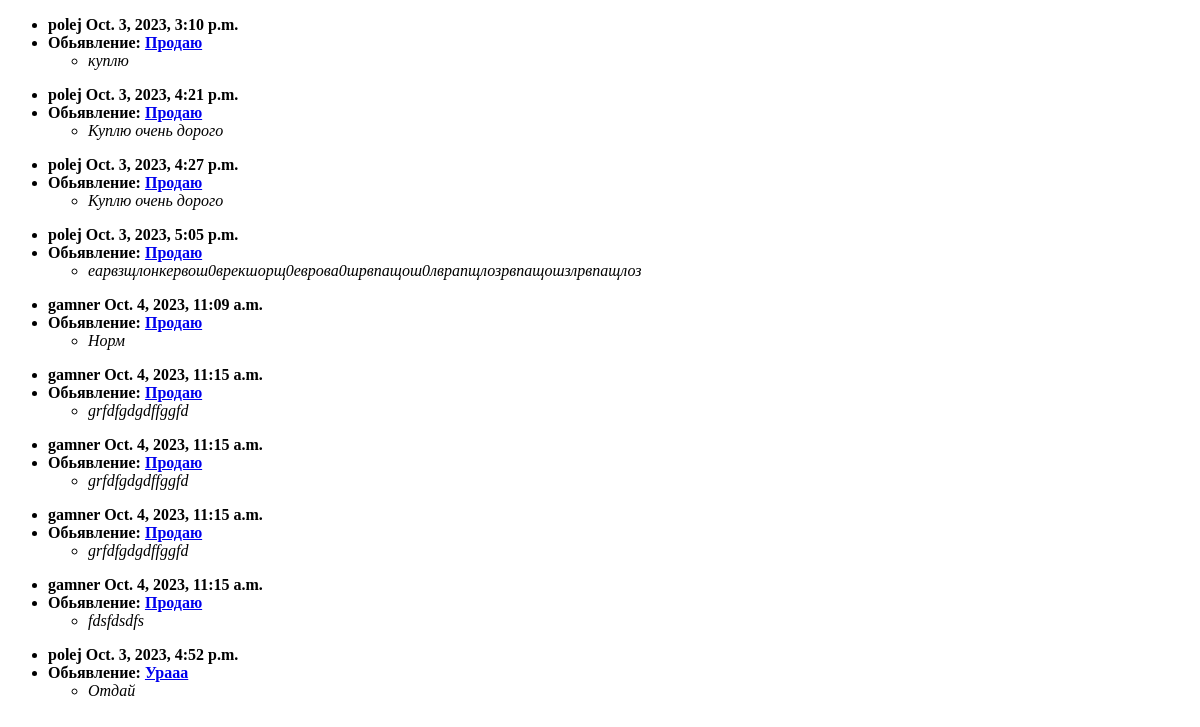
Before: /posts/replies/ (signed in) with the older database file.
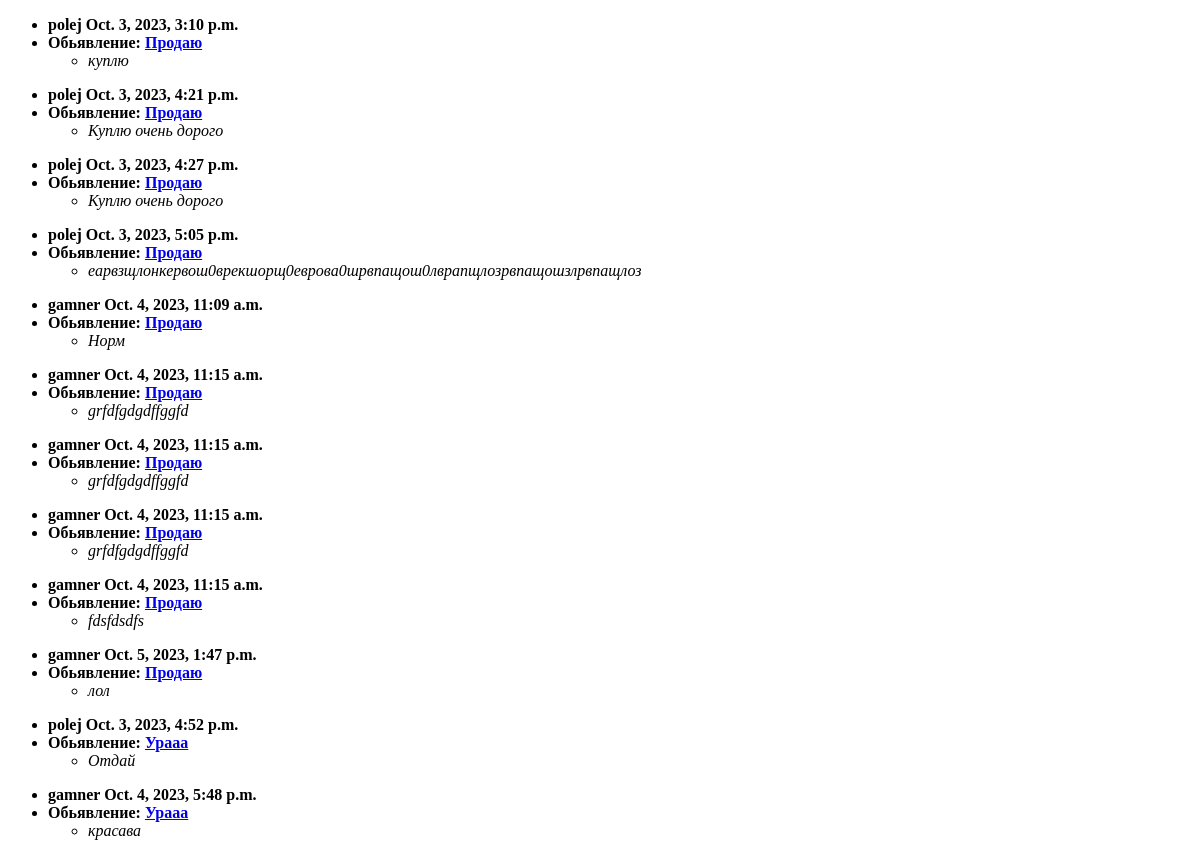
After: the same page with the newer database file.
### board/models.py (models this page shows, shortened)
class Reply(models.Model):
    post = models.ForeignKey(Post, on_delete=models.CASCADE, related_name='replies')
    author = models.ForeignKey(User, on_delete=models.CASCADE)
    content = models.TextField()
    date_posted = models.DateTimeField(default=timezone.now)
    is_allowed = models.BooleanField(default=0)

class Post(models.Model):
    post_author = models.ForeignKey(User, on_delete=models.CASCADE)
    category = models.ManyToManyField(Category)
    title = models.CharField(max_length=50)
    content = models.TextField()
    def __str__(self):
        return self.title

### board/views.py (the view)
# urls.py: path('replies/', Replies.as_view(), name='replies'),
class Replies(ListView):
    model = Reply
    template_name = 'replies.html'
    context_object_name = 'replies'
    def get_context_data(self, **kwargs):
        context = super().get_context_data(**kwargs)
        replies_to_author = Reply.objects.filter(post__post_author=self.request.user)
        context['replies_to_author'] = replies_to_author
        return context

### templates/replies.html (shortened to what this page needs)
<!DOCTYPE html>
<html lang="en">
<head>
</head>
<body>
    {% if replies_to_author %}
        {% for reply in replies_to_author %}
        <ul>
            <li><strong>{{ reply.author }} {{ reply.date_posted }}&nbsp;</strong></li>
            <li><strong>Обьявление: <a href="{% url 'post' reply.post.id %}">{{ reply.post }}</a></strong>
            <ul>
            <li><em>{{ reply.content }}</em></li>
            </ul>
            </li>
        </ul>
        {% endfor %}
    {% endif %}
</body>
</html>

Changed rows visible on the page:
added Reply: author "gamner", date_posted "Oct. 5, 2023, 1:47 p.m.", post "Продаю", content "лол"
added Reply: author "gamner", date_posted "Oct. 4, 2023, 5:48 p.m.", post "Урааа", content "красава"
